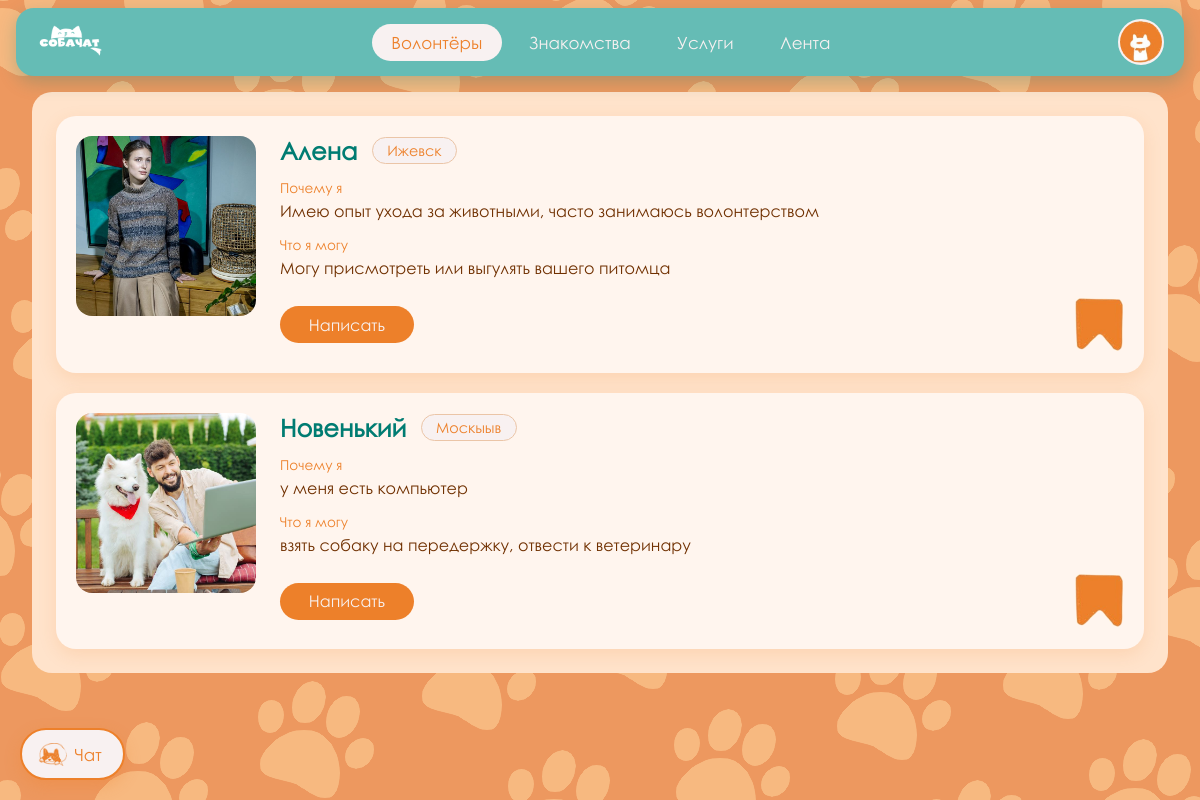
Screenshot of /volunteer (signed in) with the database file from the repository.
### app/models.py (models this page shows, shortened)
class Base(DeclarativeBase): pass

class Users(UserMixin,Base):
    __tablename__ = 'users'
    id = Column(Integer, primary_key=True)
    login = Column(String(250), nullable=False)
    password = Column(String(250), nullable=False)
    name = Column(String(250))
    phone = Column(String(250))
    city = Column(String(250))
    birth = Column(String(250))
    image = Column(Text)
    created_at =  Column(DateTime, default=func.now())
    updated_at = Column(DateTime, default=func.now(), onupdate=func.now())
    about = Column(String)
    pets = relationship( "Pets", back_populates="users", cascade="all, delete", passive_deletes=False)
    posts = relationship( "Posts", back_populates="users", cascade="all, delete", passive_deletes=False)
    volonteers = relationship( "Volonteers", back_populates="users", cascade="all, delete", passive_deletes=False)
    profies = relationship( "Profies", back_populates="users", cascade="all, delete", passive_deletes=False)

class Volonteers(Base):
    __tablename__ = 'volonteers'
    id = Column(Integer, primary_key=True)
    why_i = Column(Text)
    i_can = Column(Text)
    created_at =  Column(DateTime, default=func.now())
    updated_at = Column(DateTime, default=func.now(), onupdate=func.now())
    user_id = Column(Integer, ForeignKey("users.id", ondelete="CASCADE"))
    users = relationship("Users", back_populates="volonteers")

### app/__init__.py (the view)
@app.route('/volunteer')
@login_required
def volunteer():
    data = {"current_user_id":current_user.id if current_user.is_authenticated else 0,"file_css":'fruk.css',"title":'Волонтёры',"volonteers":[]}
    volonteers = sess_SA.query(Volonteers).all()
    for volonteer in volonteers:
        volonteer_row = {}
        for key in Volonteers.__table__.columns.keys():
            volonteer_row[key] = getattr(volonteer, key)
        userdata = sess_SA.query(Users).filter(Users.id == volonteer.user_id).first()
        volonteer_row["name"] = getattr(userdata, "name")
        volonteer_row["city"] = getattr(userdata, "city")
        volonteer_row["image"] = getattr(userdata, "image")
        volonteer_row["login"] = getattr(userdata, "login")
        data['volonteers'].append(volonteer_row)
        print('volonteer',len(data['volonteers']))
    return render_template("volunteer.html",data=data)

### app/__init__.py (called while the page is built)
@login_manager.user_loader
def load_user(id):
  return sess_SA.get(Users, int(id))

@app.context_processor
def inject_service_types():
    return {'service_types': SERVICES}

### app/templates/volunteer.html (shortened to what this page needs)
{% extends "base.html" %}
{% block content %}
<div class="ls-page">
    {% set others = data.volonteers | rejectattr('id', 'equalto', data.current_user_id) | list %}
    {% for volonteer in others %}
    {% set vol_img = url_for('static', filename='uploads/' + volonteer.login + '/' + volonteer.image, v=1) if volonteer.image else '/static/img/ava.png' %}
    <article class="ls-card">
        <div class="ls-media">
            <img class="ls-img" src="{{ vol_img }}" alt="{{ volonteer.name }}">
        </div>
        <div class="ls-body">
            <header class="ls-head">
                <h2 class="ls-name">{{ volonteer.name }}</h2>
                {% if volonteer.city %}<span class="ls-city">{{ volonteer.city }}</span>{% endif %}
            </header>
            <div class="ls-section">
                <span class="ls-label">Почему я</span>
                <p class="ls-text">{{ volonteer.why_i }}</p>
            </div>
            <div class="ls-section">
                <span class="ls-label">Что я могу</span>
                <p class="ls-text">{{ volonteer.i_can }}</p>
            </div>
            <footer class="ls-foot">
                <button type="button" class="ls-btn" onclick="showModalEdit(event)"
                        data-whatever="{{ url_for('get_messages', id_chat = volonteer.id) }}">Написать</button>
                <img class="ls-mascot" src="{{ url_for('static', filename='img/izbeanor.png', v=1) }}" alt="">
            </footer>
        </div>
    </article>
    {% endfor %}
</div>
{% endblock %}

### app/static/fruk.css (style rules this page uses)
* { box-sizing: border-box; }
body { background-image: url(img/dwwdw.png); }
h2 { color:#65BCB5; font-family: 'centurygothic'; }
.ls-page { width: min(100% - 4vw, 1300px); margin: 2vh auto 4vh; padding: 1.5rem; display: flex; flex-direction: column; gap: 1.25rem; background-color: #ffe3cb; border-radius: 20px; font-family: 'centurygothic', sans-serif; }
.ls-card { display: grid; grid-template-columns: 180px 1fr; gap: 1.5rem; padding: 1.25rem; background-color: #fff5ee; border-radius: 20px; box-shadow: 0 6px 18px rgba(237, 128, 42, 0.15); transition: transform 0.25s ease, box-shadow 0.25s ease; }
.ls-media { display: flex; }
.ls-img { width: 100%; height: 180px; object-fit: cover; border-radius: 16px; }
.ls-body { display: flex; flex-direction: column; min-width: 0; }
.ls-head { display: flex; flex-wrap: wrap; align-items: center; gap: 0.5rem 0.9rem; margin-bottom: 0.9rem; }
.ls-name { margin: 0; font-size: 1.5rem; color: #007c72; overflow-wrap: anywhere; }
.ls-city { padding: 0.25rem 0.9rem; font-size: 0.9rem; color: #ED802A; background-color: #F8F1F1; border: 1px solid #ebc5a7; border-radius: 999px; }
.ls-section + .ls-section { margin-top: 0.8rem; }
.ls-label { display: block; margin-bottom: 0.15rem; font-size: 0.85rem; color: #ED802A; }
.ls-text { margin: 0; line-height: 1.55; color: #703000; white-space: pre-line; overflow-wrap: anywhere; }
.ls-foot { display: flex; align-items: center; justify-content: space-between; margin-top: auto; padding-top: 1rem; }
.ls-btn { padding: 0.55rem 1.8rem; font-family: inherit; font-size: 1rem; color: #F8F1F1; background-color: #ED802A; border: 0; border-radius: 20px; cursor: pointer; transition: filter 0.2s ease, transform 0.2s ease; }
.ls-mascot { width: 50px; height: auto; }

### rows the page displays
Users: name "Алена", city "Ижевск"
Volonteers: why_i "Имею опыт ухода за животными, часто занимаюсь волонтерством", i_can "Могу присмотреть или выгулять вашего питомца"
Users: name "Новенький", city "Москыыв"
Volonteers: why_i "у меня есть компьютер", i_can "взять собаку на передержку, отвести к ветеринару"
